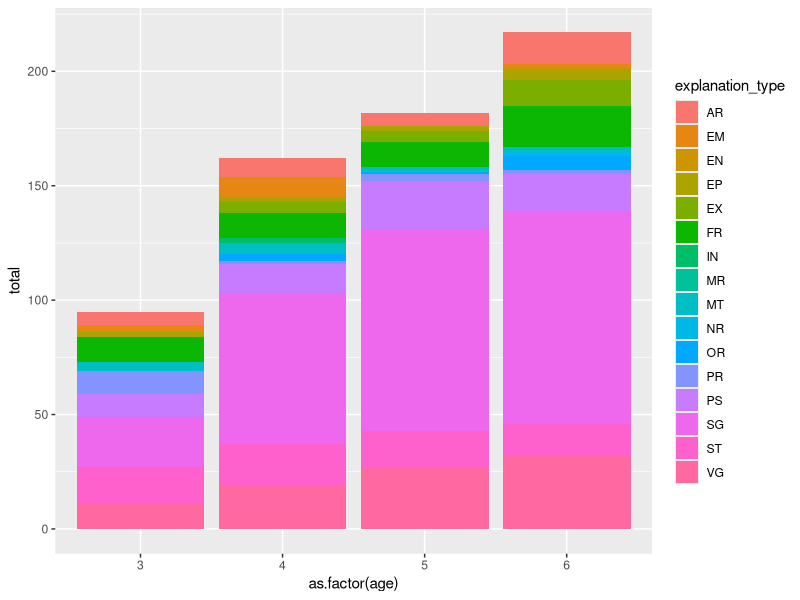
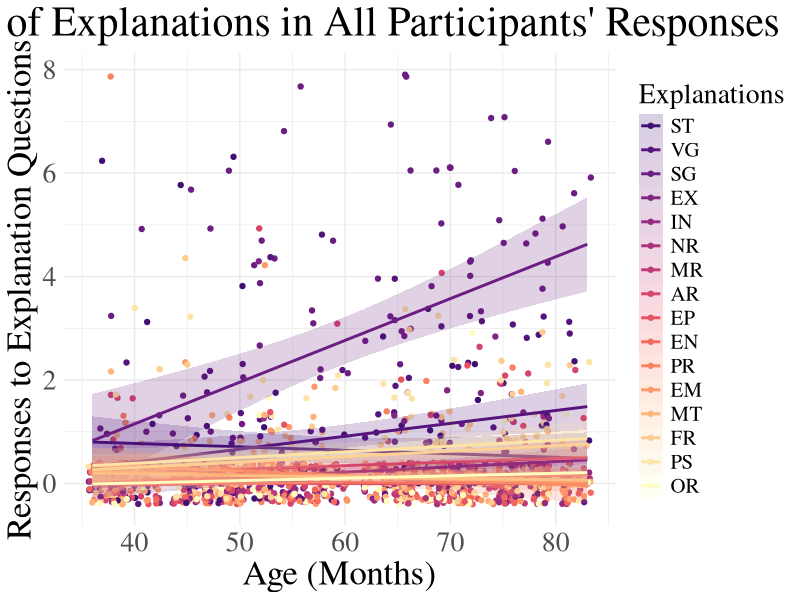
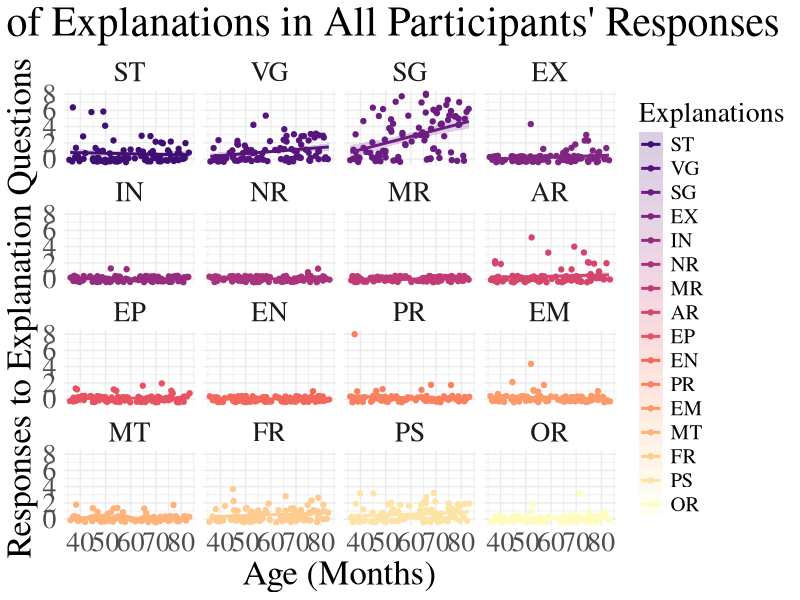
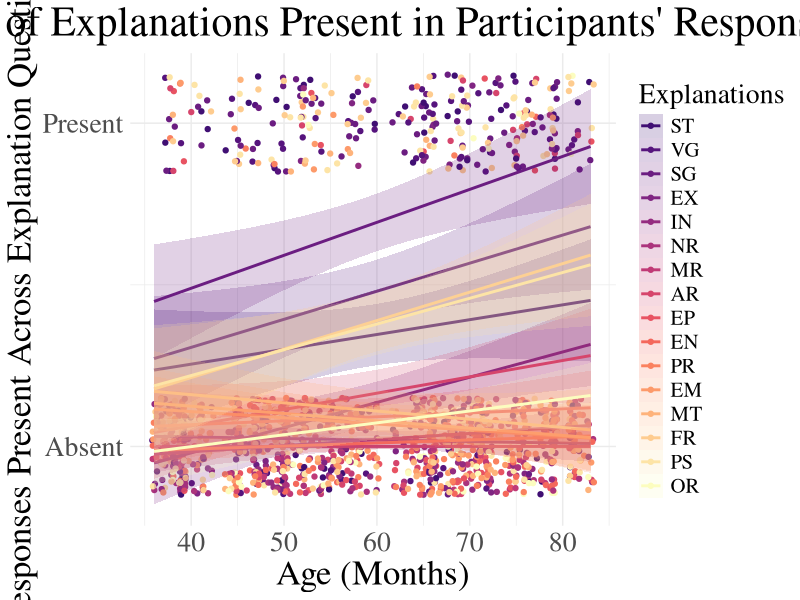
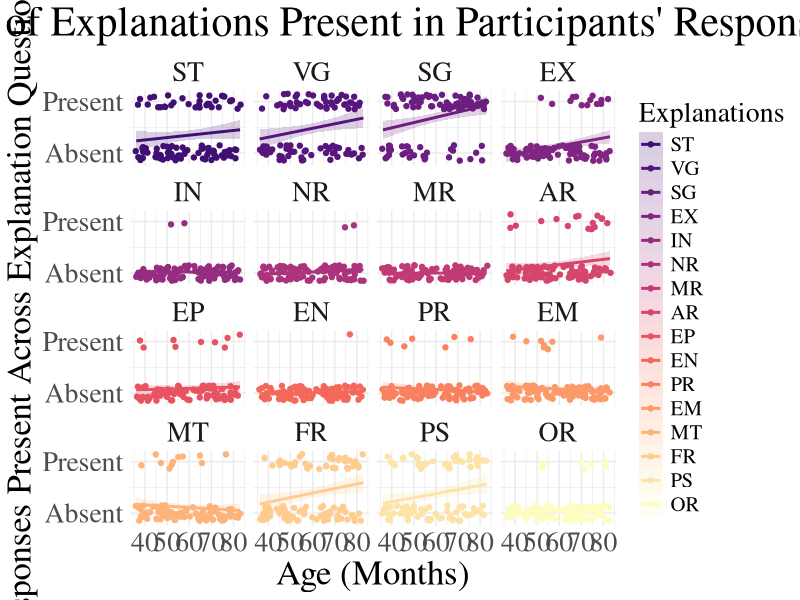

The R script that drew these images, in order: (Note: this script raises an error after producing the figures.)
## ---- chunk 1
library(readxl)
library(tidyverse)
library(lme4)
library(lmerTest)
## ---- chunk 2
seas_full <- read_excel("Data/FINAL SEAS V1 Dataset.xlsx")

seas <- filter(seas_full, final_data == "Y") #filtering out excluded participants
## ---- chunk 3
seas <- seas |>
  mutate(
    DOB = make_date(birth_year, birth_month, birth_day), #creating date of birth and date of test columns
    DOT = as_date(DOT),
    .before = DOT
  ) |>
  mutate(
    age_months = interval(DOB, DOT) %/% months(1), .after = DOT #calculating age in months
  )
## ---- chunk 4
#Converting explanation data to numerical
seas_united <- seas |>
  unite("status_explain_1", status_storyref_1:status_relation_1, sep = " ", na.rm = TRUE) |>
  unite("resource_explain_1", resource_storyref_1:resource_relation_1, sep  = " ", na.rm = TRUE) |>
  unite("status_explain_2", status_storyref_2:status_relation_2, sep = " ", na.rm = TRUE) |>
  unite("resource_explain_2", resource_storyref_2:resource_relation_2, sep  = " ", na.rm = TRUE) |>
  unite("status_explain_3", status_storyref_3:status_relation_3, sep = " ", na.rm = TRUE) |>
  unite("resource_explain_3", resource_storyref_3:resource_relation_3, sep  = " ", na.rm = TRUE) |>
  unite("status_explain_4", status_storyref_4:status_relation_4, sep = " ", na.rm = TRUE) |>
  unite("resource_explain_4", resource_storyref_4:resource_relation_4, sep  = " ", na.rm = TRUE)

possible_explain <- c("ST", "VG", "SG", "EX", "IN", "NR", "MR", "AR", "EP", "EN", "PR", "EM", "MT", "FR", "PS", "OR")

seas_test <- purrr::map(possible_explain, function(explain) {
    seas_united |>
      mutate(!!paste0("status_", explain, "_1") := if_else(str_detect(status_explain_1, explain), 1, 0))
  })

selected_cols <- map(seas_test, ~select(., subject, last_col()))

final_df <- reduce(selected_cols, left_join, by = "subject")



purrr::map_dfr(seas_test, ~select(., subject, last_col()))
## ---- chunk 5
#Creating a general explanation mapping function
individual_explain_func <- function(status_or_resource, trial_num) {
  
  possible_explain <- c("ST", "VG", "SG", "EX", "IN", "NR", "MR", "AR", "EP", "EN", "PR", "EM", "MT", "FR", "PS", "OR")
  
  column_of_interest <- paste0(status_or_resource, "_explain_", trial_num)
  
  list_of_dfs <- purrr::map(possible_explain, function(explain) {
    seas_united |>
      mutate(!!paste0(status_or_resource, "_", explain, "_", trial_num) := if_else(str_detect(.data[[column_of_interest]], explain), 1, 0))
  })
    
    selected_cols <- map(list_of_dfs, ~select(., subject, last_col()))
    
    reduce(selected_cols, left_join, by = "subject")
  }
## ---- chunk 6
#Gathering individual explanation columns for each response
seas_status_1 <- individual_explain_func("status", 1)
seas_resource_1 <- individual_explain_func("resource", 1)
seas_status_2 <- individual_explain_func("status", 2)
seas_resource_2 <- individual_explain_func("resource", 2)
seas_status_3 <- individual_explain_func("status", 3)
seas_resource_3 <- individual_explain_func("resource", 3)
seas_status_4 <- individual_explain_func("status", 4)
seas_resource_4 <- individual_explain_func("resource", 4)

#Combining back into one dataframe
seas_separated <- seas_united |>
  left_join(seas_status_1, by = "subject") |>
  left_join(seas_resource_1, by = "subject") |>
  left_join(seas_status_2, by = "subject") |>
  left_join(seas_resource_2, by = "subject") |>
  left_join(seas_status_3, by = "subject") |>
  left_join(seas_resource_3, by = "subject") |>
  left_join(seas_status_4, by = "subject") |>
  left_join(seas_resource_4, by = "subject")
## ---- chunk 7
seas_separated <- seas_separated |>
  rowwise() |>
  mutate(
    ST_total = sum(c_across(matches(".*_ST_."))),
    VG_total = sum(c_across(matches(".*_VG_."))),
    SG_total = sum(c_across(matches(".*_SG_."))),
    EX_total = sum(c_across(matches(".*_EX_."))),
    IN_total = sum(c_across(matches(".*_IN_."))),
    NR_total = sum(c_across(matches(".*_NR_."))),
    MR_total = sum(c_across(matches(".*_MR_."))),
    AR_total = sum(c_across(matches(".*_AR_."))),
    EP_total = sum(c_across(matches(".*_EP_."))),
    EN_total = sum(c_across(matches(".*_EN_."))),
    PR_total = sum(c_across(matches(".*_PR_."))),
    EM_total = sum(c_across(matches(".*_EM_."))),
    MT_total = sum(c_across(matches(".*_MT_."))),
    FR_total = sum(c_across(matches(".*_FR_."))),
    PS_total = sum(c_across(matches(".*_PS_."))),
    OR_total = sum(c_across(matches(".*_OR_."))),
    ) |>
  ungroup() 
## ---- chunk 8
#Pivoting explanation type
seas_pivoted <- seas_separated |>
  pivot_longer(ST_total:OR_total, names_to = "explanation_type", names_pattern = "(..)_total", values_to = "total")
## ---- chunk 9
#some exploration of frequency of each type of explanation

seas_pivoted |>
  group_by(explanation_type) |>
  summarize(
    max = max(total),
    min = min(total),
    mean = mean(total)
  )
## ---- chunk 10
#column chart to see the total number of each type of explanation category participants used across their 8 explanation questions (explain better; can use multiple types of explanation in one response, but using that explanation in response will only be counted once for each question--i.e. maximum for each category is 8)

seas_pivoted |>
  ggplot(aes(x = as.factor(age), y = total, fill = explanation_type)) +
  geom_col()
## ---- chunk 11
#Scatterplot of explanation types across age
wo_black <- viridis::magma(20)[5:20]

seas_pivoted |>
  mutate(
    explanation_type = fct_relevel(explanation_type, "ST", "VG", "SG", "EX", "IN", "NR", "MR", "AR", "EP", "EN", "PR", "EM", "MT", "FR", "PS", "OR")) |>
  ggplot(aes(x = age_months, y = total, color = explanation_type, fill = explanation_type)) +
  geom_jitter() +
  geom_smooth(method = "lm", alpha = 0.2) +
  scale_fill_manual(values = wo_black) +
  scale_color_manual(values = wo_black) +
  labs(
    title = "Types of Explanations in All Participants' Responses", #better title/explain better
    x = "Age (Months)",
    y = "Responses to Explanation Questions",
    color = "Explanations",
    fill = "Explanations"
  ) +
  theme_minimal() +
  theme(
    plot.title = element_text(hjust = 0.5, size = 30),
    legend.title = element_text(size = 20),
    legend.text = element_text(size = 15),
    text = element_text(family = "serif", size = 25)
        )
## ---- chunk 12
seas_pivoted |>
  mutate(
    explanation_type = fct_relevel(explanation_type, "ST", "VG", "SG", "EX", "IN", "NR", "MR", "AR", "EP", "EN", "PR", "EM", "MT", "FR", "PS", "OR")) |>
  ggplot(aes(x = age_months, y = total, color = explanation_type, fill = explanation_type)) +
  geom_jitter() +
  geom_smooth(method = "lm", alpha = 0.2) +
  facet_wrap(~explanation_type) +
  scale_fill_manual(values = wo_black) +
  scale_color_manual(values = wo_black) +
  labs(
    title = "Types of Explanations in All Participants' Responses", #better title/explain better
    x = "Age (Months)",
    y = "Responses to Explanation Questions",
    color = "Explanations",
    fill = "Explanations"
  ) +
  theme_minimal() +
  theme(
    plot.title = element_text(hjust = 0.5, size = 30),
    legend.title = element_text(size = 20),
    legend.text = element_text(size = 15),
    text = element_text(family = "serif", size = 25)
        )
## ---- chunk 13
summary(lmer(
  total ~ age_months + (1 | subject),
  data = seas_pivoted
))

summary(lmer(
  total ~ age_months * explanation_type + (1 | subject),
  data = seas_pivoted
))
## ---- chunk 14
seas_pivoted <- seas_pivoted |>
  mutate(
    present = if_else(total == 0, 0, 1), 
    explanation_type = fct_relevel(explanation_type, "ST", "VG", "SG", "EX", "IN", "NR", "MR", "AR", "EP", "EN", "PR", "EM", "MT", "FR", "PS", "OR")
  )

seas_pivoted|>
  ggplot(aes(x = age_months, y = present, color = explanation_type, fill = explanation_type)) +
  geom_point(position = position_jitter(height = .15)) +
  geom_smooth(method = "lm", alpha = 0.2) +
  scale_fill_manual(values = wo_black) +
  scale_color_manual(values = wo_black) +
  labs(
    title = "Types of Explanations Present in Participants' Responses", #better title/explain better
    x = "Age (Months)",
    y = "Responses Present Across Explanation Questions",
    color = "Explanations",
    fill = "Explanations"
  ) +
  theme_minimal() +
  theme(
    plot.title = element_text(hjust = 0.5, size = 30),
    legend.title = element_text(size = 20),
    legend.text = element_text(size = 15),
    text = element_text(family = "serif", size = 25)
        ) +
  scale_y_continuous(breaks = c(0, 1), labels = (c("Absent", "Present")))
## ---- chunk 15
seas_pivoted |>
  ggplot(aes(x = age_months, y = present, color = explanation_type, fill = explanation_type)) +
  geom_point(position = position_jitter(height = .15)) +
  geom_smooth(method = "lm", alpha = 0.2) +
  scale_fill_manual(values = wo_black) +
  scale_color_manual(values = wo_black) +
  facet_wrap(~explanation_type) +
  labs(
    title = "Types of Explanations Present in Participants' Responses", #better title/explain better
    x = "Age (Months)",
    y = "Responses Present Across Explanation Questions",
    color = "Explanations",
    fill = "Explanations"
  ) +
  theme_minimal() +
  theme(
    plot.title = element_text(hjust = 0.5, size = 30),
    legend.title = element_text(size = 20),
    legend.text = element_text(size = 15),
    text = element_text(family = "serif", size = 25)
        ) +
  scale_y_continuous(breaks = c(0, 1), labels = (c("Absent", "Present")))
## ---- chunk 16
#or is glmer correct here?

summary(lmer(
  present ~ age_months + (1 | subject),
  data = seas_pivoted
))

summary(lmer(
  present ~ age_months * explanation_type + (1 | subject),
  data = seas_pivoted
))
## ---- chunk 17
#Scatterplot of total word count by age

seas |>
  mrowwise() |>
  mutate(
    word_total = sum(c_across(contains("word"))) #could remove NAs from this step, but it's actually probably better to drop NAs from the scatter bc don't know how many words MS people would have
  ) |>
  ungroup() |>
  ggplot(aes(x = age_months, y = word_total)) +
  geom_point() +
  stat_smooth(method = "lm", formula = y ~ x)

## ---- chunk 18
#not working lol

seas_wordtot <- seas |>
  rowwise() |>
  mutate(
    word_total = sum(c_across(contains("word")))) |>
  filter(!is.na(word_total))

summary(lmer(
  word_total ~ age_months + (1 | subject),
  data = seas_wordtot
))
